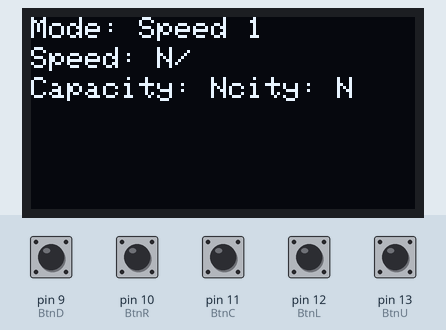
Recording of a sketch running on a simulated Arduino Uno, built with avr-gcc and run on an emulated ATmega328P. Parts: 128×64 one-colour display. The inputs (shaded band) are chosen by the test bench; at power-on: pin 9 (BtnD), pin 10 (BtnR), pin 11 (BtnC), pin 12 (BtnL), pin 13 (BtnU) LOW. What the sketch prints to the serial monitor is not drawn.

Above: at 1.2 s.
1.3 s: pin 13 (BtnU) pulled HIGH for 1 s
At 3.5 s:
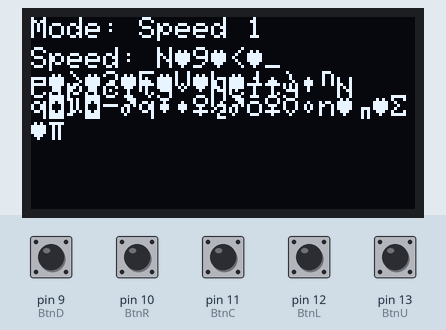
3.8 s: pin 10 (BtnR) pulled HIGH for 1 s
At 4.14 s:
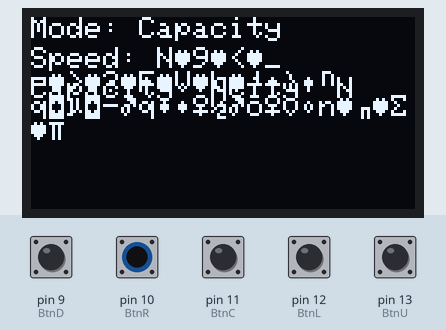
6.3 s: pin 13 (BtnU) pulled HIGH for 1 s
At 8.5 s:
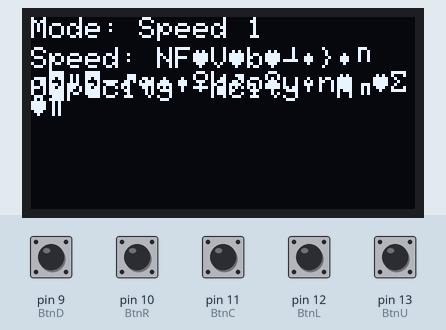
8.8 s: pin 13 (BtnU) pulled HIGH for 0.15 s
At 9.4 s:
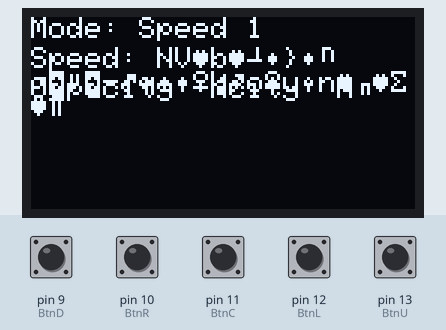
10.5 s: pin 12 (BtnL) pulled HIGH for 0.15 s
At 10.65 s:
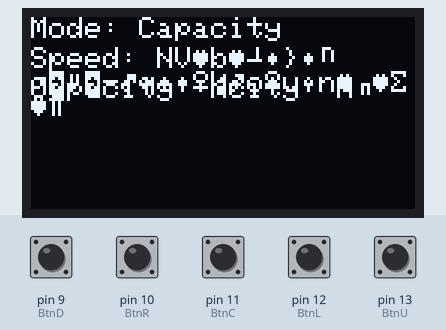
12.2 s: pin 13 (BtnU) pulled HIGH for 0.15 s
At 13.7 s:
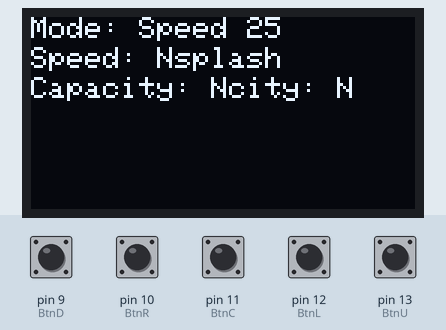
Timing chart, 0 to 14.8 s (numbered marks = the images above; inputs shaded):
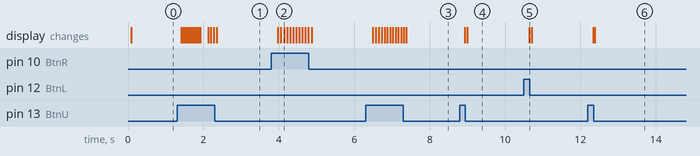

The sketch:

Button_Screen_Testing.ino
```cpp
#include <Wire.h>
#include <Adafruit_SSD1306.h>
#include <Adafruit_GFX.h>
#include <Bounce2.h>

// OLED display TWI address
#define OLED_ADDR   0x3C

Adafruit_SSD1306 display(-1);

#if (SSD1306_LCDHEIGHT != 64)
#error("Height incorrect, please fix Adafruit_SSD1306.h!");
#endif

int mode = 0;
int modeCount = 3;

int v = 0;
int vMax = 200;
int vMin = 50;

const int BtnU = 13;
Bounce Up = Bounce ();
const int BtnL = 12;
Bounce Left = Bounce ();
const int BtnC = 11;
Bounce Mid = Bounce ();
const int BtnR = 10;
Bounce Right = Bounce ();
const int BtnD = 9;
Bounce Down = Bounce ();

int Capacity[] = {6, 8, 10, 12, 18, 22, 24, 25, 35};
int Cap = 0;
int CapMax = 8;

void setup() {
  Serial.begin(9600);
  // initialize and clear display
  display.begin(SSD1306_SWITCHCAPVCC, OLED_ADDR);
  display.clearDisplay();
  display.display();

  {
    pinMode(BtnU, INPUT);                       //Debounced Up Button
    Up.attach(BtnU);
    Up.interval(5);

    pinMode(BtnD, INPUT);                       //Debounced Down Button
    Down.attach(BtnD);
    Down.interval(5);

    pinMode(BtnL, INPUT);                       //Debounced Left Button
    Left.attach(BtnL);
    Left.interval(5);

    pinMode(BtnR, INPUT);                       //Debounced Right Button
    Right.attach(BtnR);
    Right.interval(5);

    pinMode(BtnC, INPUT);                       //Debounced Center Button
    Mid.attach(BtnC);
    Mid.interval(5);
  }
}

void loop() {
  Up.update();                              //update bounce vlaues
  Down.update();
  Left.update();
  Right.update();
  Mid.update();

  display.clearDisplay();

  if (Left.read()) {
    if (mode >= 1) {
      mode -= 1;
    } else {
      mode = modeCount;
    }
  }

  if (Right.read()) {
    if (mode <= (modeCount - 1)) {
      mode += 1;
    } else {
      mode = 0;
    }
  }

  switch (mode) {
    case 0:
      display.setCursor(0, 0);
      display.print("Mode: Speed 1");

      if (Down.read()) {
        if (v > vMin) {
          v -= 1;
        }
      }
      if (Up.read()) {
        if (v < vMax) {
          v += 1;
        }
      }

      break;
    case 1:
      display.setCursor(0, 0);
      display.print("Mode: Speed 10");

      if (Down.read()) {
        if (v > vMin) {
          v -= 10;
        }
      }
      if (Up.read()) {
        if (v < vMax) {
          v += 10;
        }
      }

      break;
    case 2:
      display.setCursor(0, 0);
      display.print("Mode: Speed 25");

      if (Down.read()) {
        if (v > vMin) {
          v -= 25;
        }
      }
      if (Up.read()) {
        if (v < vMax) {
          v += 25;
        }
      }

      break;
    case 3:
      display.setCursor(0, 0);
      display.print("Mode: Capacity");
      {
        if (Down.read()) {
          if (Cap > 0) {
            Cap -= 1;
          }
        }
        if (Up.read()) {
          if (Cap < CapMax) {
            Cap += 1;
          }
        }
      }
      break;
    case 4:

      break;
  }

  String v1 = String("Speed: N");
  String v2 = String("/" + v);
  String velocity = String(v1 + v2);
  display.setCursor(0, 10);
  display.print(velocity);

  String c1 = String("Capacity: N");
  String c2 = String("/" + Capacity[Cap]);
  String CapVal = String(c1 + c2);
  display.setCursor(0, 20);
  display.print(CapVal);

  display.display();

  Serial.print(mode);
  Serial.print(velocity);
  Serial.println(CapVal);
  delay(10);
}
```

Measured:
- after the input at 1.3 s, the display: first changes after 0.11 s (image 1 shows a later state)
- after the input at 3.8 s, the display: first changes after 0.18 s (image 2 shows a later state)
- after the input at 6.3 s, the display: first changes after 0.19 s (image 3 shows a later state)
- after the input at 8.8 s, the display: first changes after 0.14 s (image 4 shows a later state)
- after the input at 10.5 s, the display: changes after 0.14 s (image 5)
- after the input at 12.2 s, the display: first changes after 0.14 s (image 6 shows a later state)
